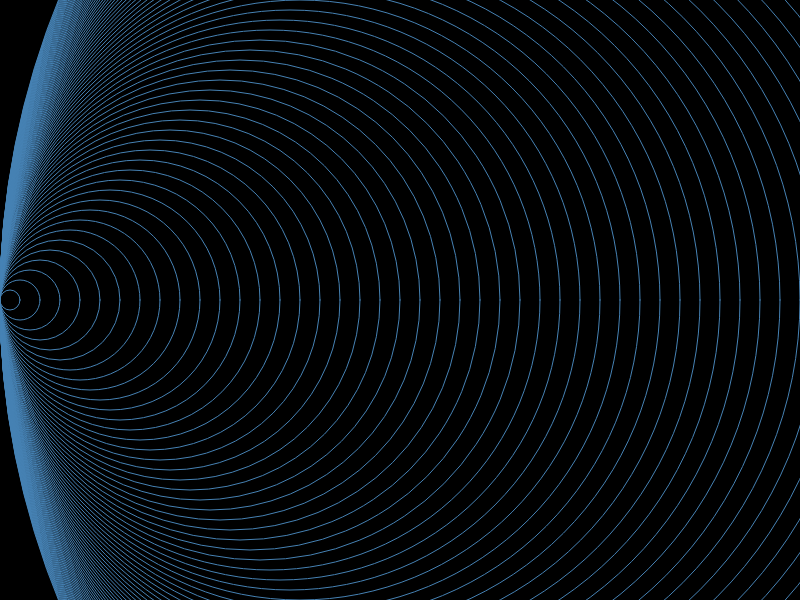
Frame 1 (no input)
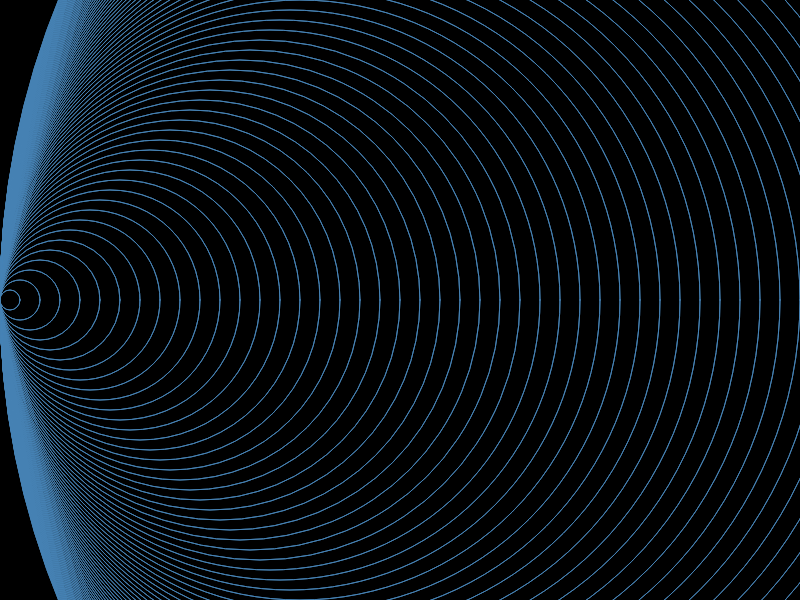
Frame 2 (the mouse pressed at the canvas centre, redrawn once)

The p5.js sketch that drew these frames (run headless with seeded random() and noise() and a simulated clock; the mouse was pressed at the canvas centre and the sketch redrawn once):

// p5.js sketch
// ── sketch.js
var cnv;

function centerCanvas() {
  var x = (windowWidth - width) / 2;
  var y = (windowHeight - height) / 2;
  cnv.position(x, y);
}

function setup() {
  // CENTER THE CANVAS
  cnv = createCanvas(800, 600);
  centerCanvas();
  noFill();
  background('black');
  // Frames per second (60fps by default)
  noLoop();
}

// Resize in real time
function windowResized() {
  centerCanvas();
}

function draw() {
  stroke('SteelBlue');

  for (var count = 0; count <= 800; count += 10) {
    // ellipse(count, 300, 250);
    // ellipse(count, 300, count);
    ellipse(count, 300, count*2);
    // ellipse(count, 300, count*4);
    // ellipse(count*2, 300, count);
  }
}
